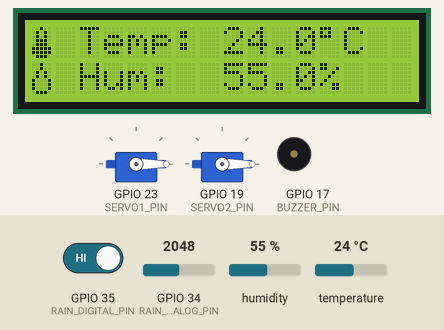
Simulated run of this sketch. Board: ESP32. Parts: 16×2 character LCD, 2 × servo, buzzer (waves = sounding, pin HIGH). The test bench sets the inputs (shaded band); at power-on: GPIO 34 (RAIN_ANALOG_PIN) = 2048, humidity 55 %, temperature 24 °C, GPIO 35 (RAIN_DIGITAL_PIN) HIGH. WiFi joins after 1.5 s; servers stay silent unless stated; what the sketch prints to the serial monitor is not drawn.

Above: at 9.1 s.
9.2 s: GPIO 34 (RAIN_ANALOG_PIN) set to 1953
At 9.7 s:
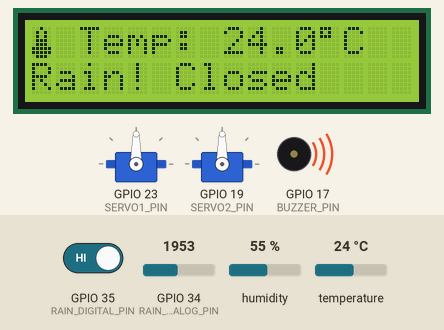
11.5 s: GPIO 34 (RAIN_ANALOG_PIN) set to 2040
At 13.4 s:
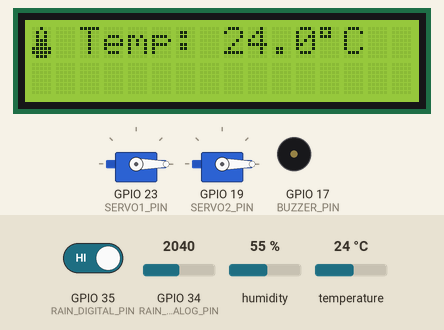
15.5 s: humidity set to 22 %
At 16.6 s:
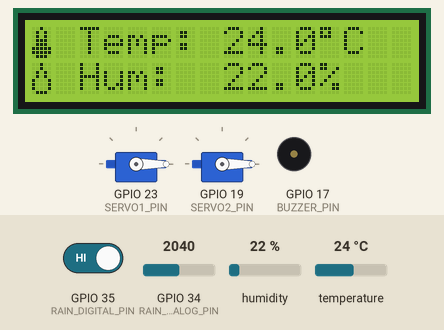
17.5 s: temperature set to 12 °C
At 20.8 s:
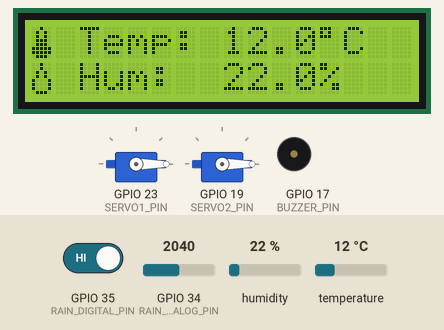
21.5 s: GPIO 35 (RAIN_DIGITAL_PIN) driven LOW
At 21.9 s:
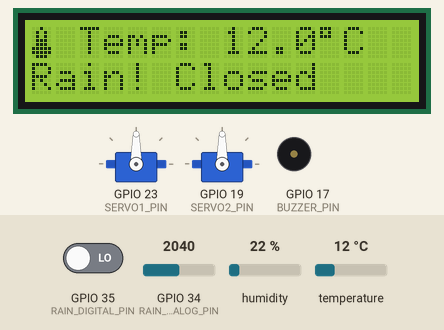
23.0 s: GPIO 35 (RAIN_DIGITAL_PIN) driven HIGH
At 23.5 s:
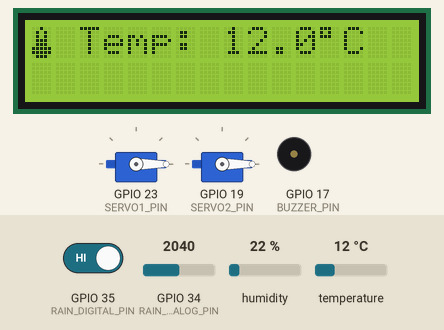
Timing chart, 0 to 26.0 s (numbered marks = the images above; inputs shaded):
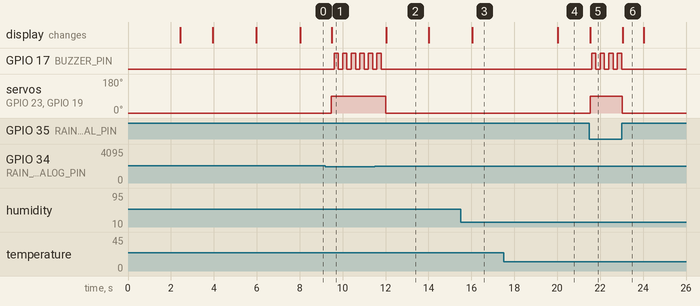

Measured:
- the behaviour switches between 2000 and 1999 on GPIO 34 (RAIN_ANALOG_PIN) (found by bisection; images 0 and 1)
- after the input at 9.2 s, GPIO 17 (BUZZER_PIN): alternates HIGH for 0.20 s and LOW for 0.20 s, starting after 0.40 s; servo on GPIO 23 (SERVO1_PIN), servo on GPIO 19 (SERVO2_PIN): 0° → 90° after 0.28 s; the display: changes after 0.29 s (image 1)
- after the input at 11.5 s, GPIO 17 (BUZZER_PIN): goes on until 11.8 s, then stays LOW; servo on GPIO 23 (SERVO1_PIN), servo on GPIO 19 (SERVO2_PIN): 90° → 0° after 0.51 s; the display: changes after 0.53 s (image 2)
- after the input at 15.5 s, the display: changes after 0.53 s (image 3)
- after the input at 17.5 s, the display: changes after 2.5 s (image 4)
- after the input at 21.5 s, GPIO 17 (BUZZER_PIN): alternates HIGH for 0.20 s and LOW for 0.20 s, starting after 0.10 s; servo on GPIO 23 (SERVO1_PIN), servo on GPIO 19 (SERVO2_PIN): 0° → 90° at once; the display: changes after 0.05 s (image 5)
- after the input at 23.0 s, GPIO 17 (BUZZER_PIN): goes on until 23.0 s, then stays LOW; servo on GPIO 23 (SERVO1_PIN), servo on GPIO 19 (SERVO2_PIN): 90° → 0° at once; the display: changes at once (image 6)

The sketch:

smart_home_esp32_blynk.ino
```cpp
/*
 * ============================================================
 *  SMART HOME AUTOMATION - ESP32 + BLYNK IoT Cloud
 * ============================================================
 *  Components:
 *    - ESP32 Dev Board
 *    - 2x Servo Motors       (windows / doors)
 *    - 1x Buzzer             (rain alert)
 *    - 1x DHT11 Sensor       (temperature & humidity)
 *    - 1x Raindrop Sensor    (analog + digital output)
 *    - 1x 16x2 I2C LCD       (SDA→GPIO21, SCL→GPIO22)
 *
 *  Blynk Virtual Pins:
 *    V0  → Temperature        (SuperChart / Value Display)
 *    V1  → Humidity           (SuperChart / Value Display)
 *    V2  → Rain Status        (LED Widget: 1=rain, 0=dry)
 *    V3  → Window/Door Status (Value Display: "OPEN"/"CLOSED")
 *    V4  → Manual Servo Override Toggle (Switch Widget)
 *    V5  → Buzzer Mute Toggle (Switch Widget)
 *    V6  → Rain Analog Level  (Gauge Widget 0–4095)
 *
 *  Blynk Dashboard Setup:
 *    1. Create new template in Blynk Cloud (blynk.cloud)
 *    2. Add device → ESP32
 *    3. Add widgets as listed above
 *    4. Copy BLYNK_TEMPLATE_ID, BLYNK_TEMPLATE_NAME, BLYNK_AUTH_TOKEN
 *       and paste them below
 *
 *  Required Libraries (install via Arduino Library Manager):
 *    1. Blynk               by Volodymyr Shymanskyy  (v1.3.2+)
 *    2. ESP32Servo          by Kevin Harrington
 *    3. DHT sensor library  by Adafruit
 *    4. Adafruit Unified Sensor by Adafruit
 *    5. LiquidCrystal_I2C   by Frank de Brabander
 * ============================================================
 */

// ─────────────────────────────────────────
//  BLYNK CREDENTIALS  ← FILL THESE IN
// ─────────────────────────────────────────
#define BLYNK_TEMPLATE_ID "TMPL697AOriwD"
#define BLYNK_TEMPLATE_NAME "ESP32 Smart Home "
#define BLYNK_AUTH_TOKEN "DAo9eecSp750AR2nd5Etyg9gJwk0GFAa"


// ─────────────────────────────────────────
//  Wi-Fi CREDENTIALS  ← FILL THESE IN
// ─────────────────────────────────────────
#define WIFI_SSID     ""
#define WIFI_PASSWORD ""

// ─────────────────────────────────────────
//  BLYNK VIRTUAL PINS
// ─────────────────────────────────────────
#define VPIN_TEMPERATURE    V0
#define VPIN_HUMIDITY       V1
#define VPIN_RAIN_STATUS    V2
#define VPIN_DOOR_CONTROL   V3   // Switch widget: receives open/close command
#define VPIN_DOOR_STATUS    V7   // Value Display: shows "OPEN"/"CLOSED"
#define VPIN_MANUAL_OVERRIDE V4
#define VPIN_MUTE_BUZZER    V5
#define VPIN_RAIN_ANALOG    V6

// ─────────────────────────────────────────
//  INCLUDES
// ─────────────────────────────────────────
#include <WiFi.h>
#include <BlynkSimpleEsp32.h>
#include <ESP32Servo.h>
#include <DHT.h>
#include <Wire.h>
#include <LiquidCrystal_I2C.h>

// ─────────────────────────────────────────
//  PIN DEFINITIONS
// ─────────────────────────────────────────
#define SERVO1_PIN        23
#define SERVO2_PIN        19
#define BUZZER_PIN        17
#define DHT_PIN           4
#define RAIN_DIGITAL_PIN  35
#define RAIN_ANALOG_PIN   34

// ─────────────────────────────────────────
//  CONSTANTS
// ─────────────────────────────────────────
#define DHT_TYPE          DHT11
#define RAIN_THRESHOLD    2000   // Analog: below this = rain (tune as needed)
#define OPEN_ANGLE        0
#define CLOSE_ANGLE       90
#define LCD_ADDRESS       0x27   // Try 0x3F if LCD stays blank
#define LCD_COLS          16
#define LCD_ROWS          2

// ─────────────────────────────────────────
//  TIMING (ms)
// ─────────────────────────────────────────
#define DHT_INTERVAL        2000
#define RAIN_INTERVAL       500
#define BLYNK_SEND_INTERVAL 2000   // Send data to Blynk every 3 s
#define BUZZER_ON           200
#define BUZZER_OFF          200

// ─────────────────────────────────────────
//  OBJECTS
// ─────────────────────────────────────────
Servo servo1;
Servo servo2;
int lastServo1State = -1;
int lastServo2State = -1;
DHT   dht(DHT_PIN, DHT_TYPE);
LiquidCrystal_I2C lcd(LCD_ADDRESS, LCD_COLS, LCD_ROWS);
BlynkTimer blynkTimer;

// ─────────────────────────────────────────
//  STATE
// ─────────────────────────────────────────
bool  isRaining       = false;
bool  lastRainState   = false;
bool  buzzerState     = false;
bool  manualOverride  = false;   // V4: manual open/close from app
bool  buzzerMuted     = false;   // V5: mute buzzer from app
bool  manualOpen      = true;    // true = open, false = closed (manual)

float temperature     = 0.0;
float humidity        = 0.0;

unsigned long lastDHTCheck   = 0;
unsigned long lastRainCheck  = 0;
unsigned long lastBuzzerTog  = 0;

void setServo1(int angle) {
  if (angle != lastServo1State) {
    servo1.write(angle);
    lastServo1State = angle;
  }
}

void setServo2(int angle) {
  if (angle != lastServo2State) {
    servo2.write(angle);
    lastServo2State = angle;
  }
}

// Custom LCD chars
byte thermChar[8] = { 0b00100,0b01010,0b01010,0b01110,0b01110,0b11111,0b11111,0b01110 };
byte dropChar[8]  = { 0b00100,0b00100,0b01010,0b01010,0b10001,0b10001,0b10001,0b01110 };
byte wifiChar[8]  = { 0b00000,0b01110,0b10001,0b00100,0b01010,0b00000,0b00100,0b00000 };

// ─────────────────────────────────────────
//  BLYNK: Manual Override Switch (V4)
//  Widget: Switch → sends 1 (ON) or 0 (OFF)
// ─────────────────────────────────────────
BLYNK_WRITE(VPIN_MANUAL_OVERRIDE) {
  manualOverride = param.asInt();   // 1 = manual mode on
  Serial.printf("[Blynk] Manual Override: %s\n", manualOverride ? "ON" : "OFF");

  if (manualOverride) {
    // When switching to manual, default to current state
    lcd.setCursor(0, 1);
    lcd.print("Manual Mode ON  ");
  } else {
    lcd.setCursor(0, 1);
    lcd.print("Auto Mode ON    ");
  }
}

// ─────────────────────────────────────────
//  BLYNK: Manual Door/Window Control (V3)
//  Use a Button Widget (PUSH) on V3 in manual mode
//  Or repurpose a Switch widget for open/close
// ─────────────────────────────────────────
BLYNK_WRITE(VPIN_DOOR_STATUS) {
  if (!manualOverride) return;  // Ignore if not in manual mode

  int val = param.asInt();      // 1 = open command, 0 = close command
  manualOpen = (val == 1);

  if (manualOpen) {
    servo1.write(OPEN_ANGLE);
    setServo2(OPEN_ANGLE);
    Serial.println("[Blynk] Manual → OPEN (90°)");
    Blynk.virtualWrite(VPIN_DOOR_STATUS, "OPEN");
  } else {
    servo1.write(CLOSE_ANGLE);
    setServo2(CLOSE_ANGLE);
    Serial.println("[Blynk] Manual → CLOSED (0°)");
    Blynk.virtualWrite(VPIN_DOOR_STATUS, "CLOSED");
  }
}

BLYNK_WRITE(VPIN_DOOR_CONTROL) {   // <-- V3, receives commands
  if (!manualOverride) return;
  int val = param.asInt();
  manualOpen = (val == 1);

  if (manualOpen) {
    setServo1(OPEN_ANGLE);
    setServo2(OPEN_ANGLE);
    Blynk.virtualWrite(VPIN_DOOR_STATUS, "OPEN");   // writes to V7
  } else {
    setServo1(CLOSE_ANGLE);
    setServo2(CLOSE_ANGLE);
    Blynk.virtualWrite(VPIN_DOOR_STATUS, "CLOSED"); // writes to V7
  }
}

// ─────────────────────────────────────────
//  BLYNK: Mute Buzzer Toggle (V5)
//  Widget: Switch
// ─────────────────────────────────────────
BLYNK_WRITE(VPIN_MUTE_BUZZER) {
  buzzerMuted = param.asInt();
  Serial.printf("[Blynk] Buzzer: %s\n", buzzerMuted ? "MUTED" : "UNMUTED");

  if (buzzerMuted) {
    digitalWrite(BUZZER_PIN, LOW);
    buzzerState = false;
  }
}

// ─────────────────────────────────────────
//  SEND DATA TO BLYNK
// ─────────────────────────────────────────
void sendToBlynk() {
  if (!Blynk.connected()) return;

  Blynk.virtualWrite(VPIN_TEMPERATURE, temperature);
  Blynk.virtualWrite(VPIN_HUMIDITY,    humidity);
  Blynk.virtualWrite(VPIN_RAIN_STATUS, isRaining ? 1 : 0);
  Blynk.virtualWrite(VPIN_RAIN_ANALOG, analogRead(RAIN_ANALOG_PIN));
  Blynk.virtualWrite(VPIN_DOOR_STATUS, isRaining ? "CLOSED" : "OPEN");

  Serial.printf("[Blynk] Sent → Temp:%.1f Hum:%.1f Rain:%s\n",
                temperature, humidity, isRaining ? "YES" : "NO");
}

// ─────────────────────────────────────────
//  SETUP
// ─────────────────────────────────────────
void setup() {
  Serial.begin(115200);
  Serial.println("\n Smart Home + Blynk Starting...");

  // --- LCD ---
  Wire.begin(21, 22);
  lcd.init();
  lcd.backlight();
  lcd.createChar(0, thermChar);
  lcd.createChar(1, dropChar);
  lcd.createChar(2, wifiChar);

  lcd.setCursor(0, 0);
  lcd.print(" Smart Home IoT ");
  lcd.setCursor(0, 1);
  lcd.print("Connecting WiFi.");
  delay(500);

  // --- DHT11 ---
  dht.begin();

  // --- Servos ---
  servo1.attach(SERVO1_PIN, 500, 2400);
  servo2.attach(SERVO2_PIN, 500, 2400);
  servo1.write(OPEN_ANGLE);
  servo2.write(OPEN_ANGLE);

  // --- Buzzer ---
  pinMode(BUZZER_PIN, OUTPUT);
  digitalWrite(BUZZER_PIN, LOW);

  // --- Rain Sensor ---
  pinMode(RAIN_DIGITAL_PIN, INPUT);

  // --- Blynk + WiFi ---
  Serial.printf("Connecting to WiFi: %s\n", WIFI_SSID);
  Blynk.begin(BLYNK_AUTH_TOKEN, WIFI_SSID, WIFI_PASSWORD);

  // Show WiFi connected on LCD
  lcd.setCursor(0, 1);
  lcd.write(byte(2));
  lcd.print(" WiFi OK!       ");
  delay(1500);
  lcd.clear();

  // --- Blynk Timer: push sensor data every 3 s ---
  delay(2000);   // Let DHT11 stabilize
  blynkTimer.setInterval(BLYNK_SEND_INTERVAL, sendToBlynk);

  Serial.println("System Ready!");
  showReadyLCD();
}

// ─────────────────────────────────────────
//  LOOP
// ─────────────────────────────────────────
void loop() {
  Blynk.run();          // Keep Blynk connection alive
  blynkTimer.run();     // Fire scheduled Blynk sends

  unsigned long now = millis();

  // Rain sensor check
  if (now - lastRainCheck >= RAIN_INTERVAL) {
    lastRainCheck = now;
    checkRainSensor();
  }

  // DHT11 + LCD update
  if (now - lastDHTCheck >= DHT_INTERVAL) {
    lastDHTCheck = now;
    readDHT11();
    updateLCD();
  }

  // Non-blocking buzzer
  if (isRaining && !buzzerMuted && !manualOverride) {
    handleBuzzerBeep(now);
  }
}

// ─────────────────────────────────────────
//  RAIN SENSOR CHECK
// ─────────────────────────────────────────
void checkRainSensor() {
  int  analogVal  = analogRead(RAIN_ANALOG_PIN);
  int  digitalVal = digitalRead(RAIN_DIGITAL_PIN);

  bool rainNow = (digitalVal == LOW) || (analogVal < RAIN_THRESHOLD);

  if (rainNow != lastRainState) {
    lastRainState = rainNow;
    isRaining     = rainNow;

    if (isRaining) onRainDetected();
    else           onRainCleared();
  }
}

// ─────────────────────────────────────────
//  RAIN DETECTED
// ─────────────────────────────────────────
void onRainDetected() {
  Serial.println("RAIN DETECTED!");

  if (!manualOverride) {
    servo1.write(CLOSE_ANGLE);
    servo2.write(CLOSE_ANGLE);
  }

  // Blynk LED widget: turn on rain indicator
  Blynk.virtualWrite(VPIN_RAIN_STATUS, 1);
  Blynk.logEvent("rain_alert", "Rain detected! Windows & doors closed.");

  lcd.setCursor(0, 1);
  lcd.print("Rain! Closed    ");
}

// ─────────────────────────────────────────
//  RAIN CLEARED
// ─────────────────────────────────────────
void onRainCleared() {
  Serial.println("Rain cleared!");

  if (!manualOverride) {
    servo1.write(OPEN_ANGLE);
    servo2.write(OPEN_ANGLE);
  }

  digitalWrite(BUZZER_PIN, LOW);
  buzzerState = false;

  Blynk.virtualWrite(VPIN_RAIN_STATUS, 0);
  Blynk.logEvent("rain_clear", "Rain stopped. Windows & doors opened.");

  lcd.setCursor(0, 1);
  lcd.print("                ");
}

// ─────────────────────────────────────────
//  NON-BLOCKING BUZZER BEEP
// ─────────────────────────────────────────
void handleBuzzerBeep(unsigned long now) {
  unsigned long phase = now % (BUZZER_ON + BUZZER_OFF);
  bool shouldBeep = (phase < BUZZER_ON);

  if (shouldBeep != buzzerState) {
    buzzerState = shouldBeep;
    digitalWrite(BUZZER_PIN, buzzerState ? HIGH : LOW);
  }
}

// ─────────────────────────────────────────
//  READ DHT11
// ─────────────────────────────────────────
void readDHT11() {
  float t = dht.readTemperature();
  float h = dht.readHumidity();

  if (!isnan(t) && !isnan(h)) {
    temperature = t;
    humidity    = h;
    Serial.printf("[DHT11] Temp: %.1f°C | Hum: %.1f%%\n", t, h);
  } else {
    Serial.println("[DHT11] Read failed.");
  }
}

// ─────────────────────────────────────────
//  UPDATE LCD
// ─────────────────────────────────────────
void updateLCD() {
  // Row 0: Temperature
  lcd.setCursor(0, 0);
  lcd.write(byte(0));
  lcd.print(" Temp: ");
  lcd.print(temperature, 1);
  lcd.print((char)223);    // °
  lcd.print("C  ");

  // Row 1: Humidity (only when not raining & not in manual mode LCD msg)
  if (!isRaining && !manualOverride) {
    lcd.setCursor(0, 1);
    lcd.write(byte(1));
    lcd.print(" Hum:  ");
    lcd.print(humidity, 1);
    lcd.print("%    ");
  }
}

// ─────────────────────────────────────────
//  READY SCREEN
// ─────────────────────────────────────────
void showReadyLCD() {
  lcd.clear();
  lcd.setCursor(1, 0);
  lcd.print("System Ready");
  lcd.setCursor(0, 1);
  lcd.print("Blynk Connected ");
  delay(2000);
  lcd.clear();
}
```
